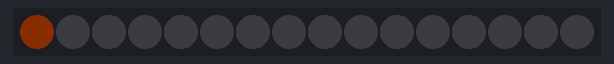
The sketch below on a simulated Arduino Uno, built with avr-gcc and run on an emulated ATmega328P. Shown: 16 RGB LEDs in strip order, left to right. Dim RGB values are drawn brighter than linear.

Above: at 0.15 s.
At 0.75 s:
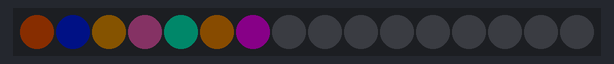
At 1.4 s:
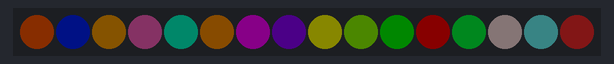

The sketch:

sketch_jan31b.ino
```cpp
// RGBW (Red Green Blue White Neo-Pixel starter code
// 16 LEDS with no loop inside of void loop()
// CW Coleman 170413

#include <Adafruit_NeoPixel.h>
#ifdef __AVR__
  #include <avr/power.h>
#endif

#define PIN 6

#define NUM_LEDS 16

#define BRIGHTNESS 9

Adafruit_NeoPixel strip = Adafruit_NeoPixel(NUM_LEDS, PIN, NEO_GRBW + NEO_KHZ800);


void setup() {
  Serial.begin(115200);
  strip.setBrightness(BRIGHTNESS);
  strip.begin();
  strip.show(); // Initialize all pixels to 'off'
}

// Initialize some variables for the void loop()
int led, red, green, blue, white;
int wait = 100;

void loop() {

  led = 0; red = 240; green = 85; blue = 12; white = 10;
  strip.setPixelColor(led, red, green , blue, white);
  delay(wait);
  strip.show();

  led = 1; red = 16; green = 47; blue = 206; white = 10;
  strip.setPixelColor(led, red, green , blue, white);
  delay(wait);
  strip.show();

  led = 2; red = 206; green = 138; blue = 14; white = 10;
  strip.setPixelColor(led, red, green , blue, white);
  delay(wait);
  strip.show();

  led = 3; red = 206; green = 80; blue = 173; white = 10;
  strip.setPixelColor(led, red, green , blue, white);
  delay(wait);
  strip.show();

  led = 4; red = 0; green = 255; blue = 202; white = 10;
  strip.setPixelColor(led, red, green , blue, white);
  delay(wait);
   strip.show();

  led = 5; red = 255; green = 147; blue = 0; white = 10;
  strip.setPixelColor(led, red, green , blue, white);
  delay(wait);
   strip.show();

  led = 6; red = 255; green = 0; blue = 235; white = 10;
  strip.setPixelColor(led, red, green , blue, white);
  delay(wait);
   strip.show();

    led = 7; red = 149; green = 0; blue = 255; white = 10;
  strip.setPixelColor(led, red, green , blue, white);
  delay(wait);
   strip.show();

    led = 8; red = 255; green = 255; blue = 0; white = 10;
  strip.setPixelColor(led, red, green , blue, white);
  delay(wait);
   strip.show();

    led = 9; red = 149; green = 254; blue = 0; white = 10;
  strip.setPixelColor(led, red, green , blue, white);
  delay(wait);
   strip.show();

    led = 10; red = 0; green = 255; blue = 23; white = 10;
  strip.setPixelColor(led, red, green , blue, white);
  delay(wait);
   strip.show();

    led = 11; red = 255; green = 16; blue = 8; white = 10;
  strip.setPixelColor(led, red, green , blue, white);
  delay(wait);
   strip.show();

    led = 12; red = 0; green = 254; blue = 73; white = 10;
  strip.setPixelColor(led, red, green , blue, white);
  delay(wait);
   strip.show();

    led = 13; red = 225; green = 192; blue = 203; white = 10;
  strip.setPixelColor(led, red, green , blue, white);
  delay(0);
   strip.show();

   led = 14; red = 86; green = 188; blue = 184; white = 10;
  strip.setPixelColor(led, red, green , blue, white);
  delay(0);
   strip.show();

  led = 15; red = 165; green = 42; blue = 42; white = 10;
  strip.setPixelColor(led, red, green , blue, white);
  delay(0);
  strip.show();


}
```
